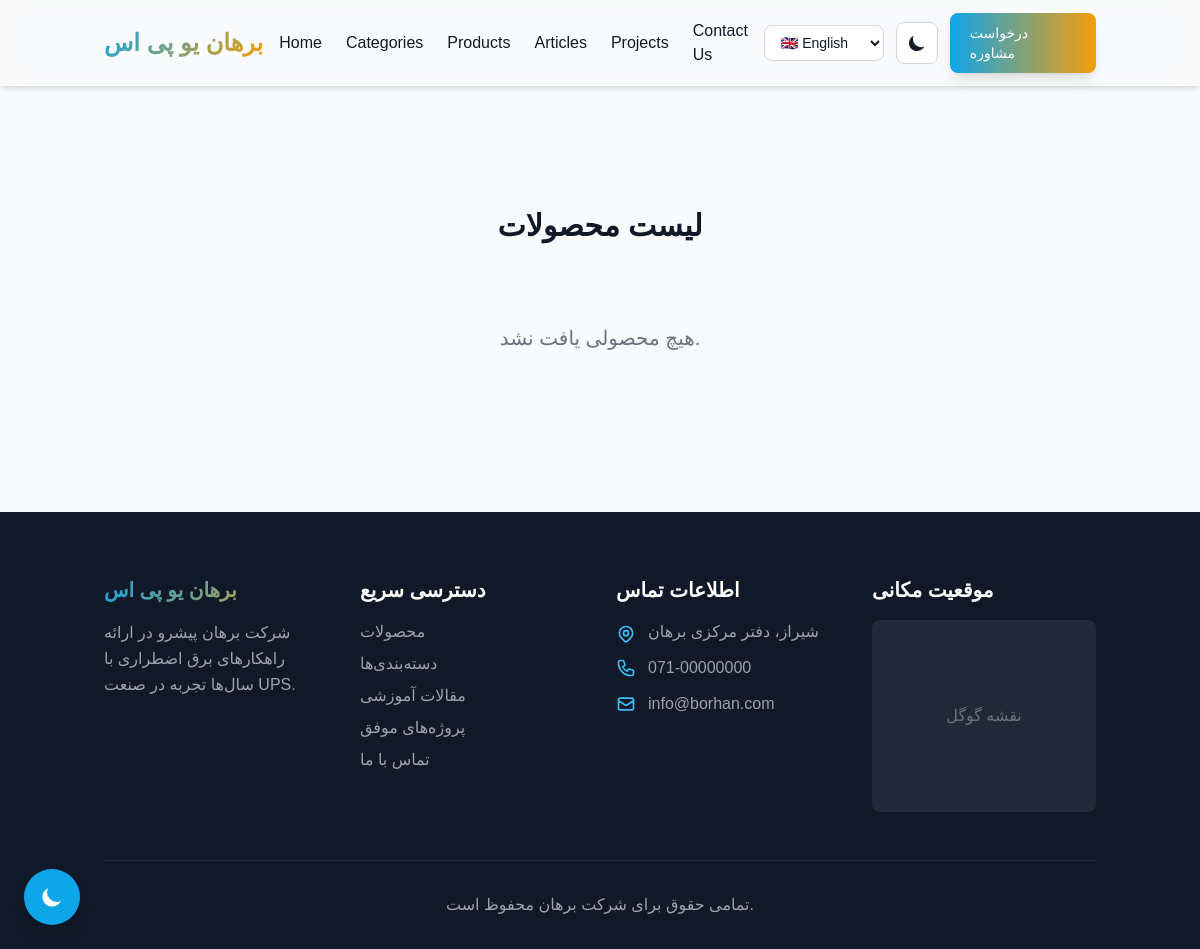
Screenshot of /products/ with the database file from the repository.
### main/models.py (models this page shows, shortened)
class TimeStampedModel(models.Model):
    created_at = models.DateTimeField(auto_now_add=True, verbose_name=_("تاریخ ایجاد"))
    updated_at = models.DateTimeField(auto_now=True, verbose_name=_("تاریخ بروزرسانی"))
    class Meta:
        abstract = True

class StaticText(TimeStampedModel):
    key = models.CharField(max_length=255, unique=True, verbose_name=_("کلید متن"))
    description = models.CharField(max_length=500, blank=True, verbose_name=_("توضیحات"))
    text_fa = models.TextField(blank=True, null=True, verbose_name="فارسی")
    text_en = models.TextField(blank=True, null=True, verbose_name="English")
    text_ar = models.TextField(blank=True, null=True, verbose_name="العربية")
    text_ru = models.TextField(blank=True, null=True, verbose_name="Русский")
    default_text = models.TextField(blank=True, null=True, verbose_name=_("متن پیش‌فرض"))
    objects = StaticTextManager()
    class Meta:
        verbose_name = _("متن ثابت")
        verbose_name_plural = _("متون ثابت (ترجمه خودکار)")
        ordering = ['key']
    @classmethod
    def get_text(cls, key, lang_code):
        try:
            obj = cls.objects.get(key=key)
            field_map = {
                'fa': 'text_fa',
                'en': 'text_en',
                'ar': 'text_ar',
                'ru': 'text_ru',
            }
            field_name = field_map.get(lang_code, 'default_text')
            text = getattr(obj, field_name, None)
            if text:
                return text
            return obj.default_text or key
        except cls.DoesNotExist:
            return key

### main/views.py (the view)
# urls.py: path('products/', product_list_view, name='product_list'),
def product_list_view(request):
    from django.utils.translation import get_language
    products = Product.objects.filter(is_in_stock=True).select_related('currency')
    current_lang = request.GET.get('lang') or request.session.get('language') or get_language() or 'fa'
    lang_map = {
        'fa-ir': 'fa',
        'en-us': 'en',
        'ar': 'ar',
        'ru': 'ru',
        'fa': 'fa',
        'en': 'en',
    }
    current_lang = lang_map.get(current_lang.lower(), 'fa')
    request.session['language'] = current_lang
    context = {
        'products': products,
        'current_lang': current_lang,
    }
    return render(request, 'main/product_list.html', context)

### main/context_processors.py (called while the page is built)
def get_text_by_key(key, lang='fa'):
    try:
        translation = PageTranslation.objects.get(key=key)
        field_name = f'text_{lang}'
        text = getattr(translation, field_name, None)
        if not text and lang != 'fa':
            text = getattr(translation, 'text_fa', '')
        return text or ''
    except PageTranslation.DoesNotExist:
        try:
            static = StaticText.objects.get(key=key)
            field_name = f'text_{lang}'
            text = getattr(static, field_name, None)
            if not text and lang != 'fa':
                text = getattr(static, 'text_fa', '')
            return text or static.default_text or key
        except StaticText.DoesNotExist:
            return ''

### main/templatetags/custom_filters.py (called while the page is built, shortened)
@register.simple_tag(takes_context=True)
def get_text(context, key):
    from django.utils.translation import get_language
    lang = context.get('current_lang', 'fa')
    if not lang:
        lang = get_language() or 'fa'
    lang_map = {
        'fa-ir': 'fa',
        'en-us': 'en',
        'en': 'en',
        'ar': 'ar',
        'ru': 'ru',
    }
    lang = lang_map.get(lang.lower(), 'fa')
    text = StaticText.get_text(key, lang)
    if text and text != key:
        return text

### main/templates/main/product_list.html (shortened to what this page needs)
{% extends 'base.html' %}
{% load static %}
{% block content %}
<div class="container mx-auto px-4 py-8 mt-24">
    <h1 class="text-3xl font-bold text-center mb-8">لیست محصولات</h1>
    <div class="grid grid-cols-1 md:grid-cols-3 lg:grid-cols-4 gap-6">
        {% for product in products %}
        <div class="bg-white rounded-lg shadow-md overflow-hidden border border-gray-100 transition-transform hover:-translate-y-1">
            <a href="{% url 'product_detail' product.slug %}">
                {% if product.main_image %}
                <img src="{{ product.main_image.url }}" alt="{{ product.name }}" class="w-full h-48 object-cover">
                {% else %}
                <div class="w-full h-48 bg-gray-200 flex items-center justify-center">
                    <span class="text-gray-400">بدون تصویر</span>
                </div>
                {% endif %}
            </a>
            <div class="p-4">
                <a href="{% url 'product_detail' product.slug %}">
                    <h3 class="text-lg font-bold text-gray-800 mb-2 hover:text-primary-600 transition-colors">{{ product.name }}</h3>
                </a>
                <p class="text-sm text-gray-600 mb-4 line-clamp-2">{{ product.short_description }}</p>
                <div class="flex justify-between items-center mt-auto">
                    {% if product.show_price and product.base_price > 0 %}
                    <span class="font-bold text-primary-600">{{ product.base_price }} {{ product.currency.symbol }}</span>
                    {% else %}
                    <span class="font-bold text-gray-500 text-sm">تماس بگیرید</span>
                    {% endif %}
                    <a href="{% url 'product_detail' product.slug %}" class="bg-primary-500 hover:bg-primary-600 text-white px-4 py-2 rounded text-sm transition-colors">مشاهده</a>
                </div>
            </div>
        </div>
        {% empty %}
        <div class="col-span-full text-center py-12">
            <p class="text-xl text-gray-500">هیچ محصولی یافت نشد.</p>
        </div>
        {% endfor %}
    </div>
</div>
{% endblock %}

### templates/base.html (shortened to what this page needs)
{% load static custom_filters i18n %}
<!DOCTYPE html>
<html lang="{{ current_lang|default:'fa' }}" dir="{% if current_lang == 'en' or current_lang == 'ru' %}ltr{% else %}rtl{% endif %}" class="scroll-smooth">
<head>
    <script src="https://cdn.tailwindcss.com"></script>
    <link href="https://cdn.jsdelivr.net/gh/rastikerdar/vazirmatn@v33.003/Vazirmatn-font-face.css" rel="stylesheet" type="text/css" />
    <link href="https://unpkg.com/aos@2.3.1/dist/aos.css" rel="stylesheet">
</head>
<body class="bg-gray-50 dark:bg-gray-900 text-gray-900 dark:text-gray-100 transition-colors duration-300">
    <button id="theme-toggle" class="fixed bottom-6 left-6 z-50 p-4 rounded-full bg-primary-500 dark:bg-primary-600 text-white shadow-lg hover:shadow-xl transform hover:scale-110 transition-all duration-300 animate-bounce-slow">
        <svg class="w-6 h-6 dark:hidden" fill="currentColor" viewBox="0 0 20 20">
            <path d="M17.293 13.293A8 8 0 016.707 2.707a8.001 8.001 0 1010.586 10.586z"/>
        </svg>
    </button>
    <header class="fixed top-0 left-0 right-0 z-40 glass shadow-md transition-all duration-300">
        <nav class="container mx-auto px-4 py-3">
            <div class="flex items-center justify-between gap-4">
                <a href="/" class="flex-shrink-0 flex items-center gap-3 group">
                    {% if settings.logo %}
                    <img src="{{ settings.logo.url }}" alt="{{ settings.site_name }}" class="h-10 md:h-12 w-auto transform group-hover:scale-105 transition-transform duration-300">
                    {% else %}
                    <div class="text-xl md:text-2xl font-bold gradient-text">{{ settings.site_name|default:'برهان یو پی اس' }}</div>
                    {% endif %}
                </a>
                <div class="hidden lg:flex items-center gap-6 flex-1 justify-center">
                    <a href="#hero" class="text-sm md:text-base hover:text-primary-500 transition-colors duration-300 relative group">
                        {% get_text 'home_menu_home' %}
                    </a>
                    <a href="#categories" class="text-sm md:text-base hover:text-primary-500 transition-colors duration-300 relative group">
                        {% get_text 'home_menu_categories' %}
                    </a>
                    <a href="#products" class="text-sm md:text-base hover:text-primary-500 transition-colors duration-300 relative group">
                        {% get_text 'home_menu_products' %}
                    </a>
                    <a href="#articles" class="text-sm md:text-base hover:text-primary-500 transition-colors duration-300 relative group">
                        {% get_text 'home_menu_articles' %}
                    </a>
                    <a href="#projects" class="text-sm md:text-base hover:text-primary-500 transition-colors duration-300 relative group">
                        {% get_text 'home_menu_projects' %}
                    </a>
                    <a href="#contact" class="text-sm md:text-base hover:text-primary-500 transition-colors duration-300 relative group">
                        {% get_text 'home_menu_contact' %}
                    </a>
                </div>
                <div class="flex items-center gap-2 md:gap-3">
                    <select id="language-selector" onchange="changeLanguage(this.value)" class="hidden md:block px-3 py-2 text-sm rounded-lg border border-gray-300 dark:border-gray-600 bg-white dark:bg-gray-800 text-gray-900 dark:text-gray-100 focus:outline-none focus:ring-2 focus:ring-primary-500 cursor-pointer hover:border-primary-500 transition-colors">
                        <option value="en" {% if current_lang == 'en' %}selected{% endif %}>🇬🇧 English</option>
                    </select>
                    <button id="header-theme-toggle" class="p-2.5 rounded-lg border border-gray-300 dark:border-gray-600 bg-white dark:bg-gray-800 text-gray-900 dark:text-gray-100 hover:bg-gray-100 dark:hover:bg-gray-700 hover:border-primary-500 transition-all duration-300" title="{% trans 'Toggle Theme' %}">
                        <svg class="w-5 h-5 dark:hidden" fill="currentColor" viewBox="0 0 20 20">
                            <path d="M17.293 13.293A8 8 0 016.707 2.707a8.001 8.001 0 1010.586 10.586z"/>
                        </svg>
                    </button>
                    <a href="{{ settings.cta_link|default:'#consultation' }}" class="hidden md:inline-block px-5 py-2.5 bg-gradient-to-r from-primary-500 to-accent-500 text-white text-sm font-medium rounded-lg shadow-lg hover:shadow-xl transform hover:-translate-y-0.5 transition-all duration-300">
                        {{ settings.cta_text|default:'درخواست مشاوره' }}
                    </a>
                </div>
            </div>
        </nav>
    </header>
    <main class="pt-20">
        {% block content %}{% endblock %}
    </main>
    <footer class="bg-gray-900 dark:bg-gray-950 text-white pt-16 pb-8 mt-20">
        <div class="container mx-auto px-4">
            <div class="grid grid-cols-1 md:grid-cols-2 lg:grid-cols-4 gap-8 mb-12">
                <div data-aos="fade-up" data-aos-delay="0">
                    <h3 class="text-xl font-bold mb-4 gradient-text">{{ settings.site_name|default:'برهان یو پی اس' }}</h3>
                    <p class="text-gray-400 leading-relaxed">{{ settings.about_summary|default:'شرکت برهان پیشرو در ارائه راهکارهای برق اضطراری با سال‌ها تجربه در صنعت UPS.' }}</p>
                </div>
                <div data-aos="fade-up" data-aos-delay="100">
                    <h3 class="text-xl font-bold mb-4">دسترسی سریع</h3>
                    <ul class="space-y-2">
                        <li><a href="#products" class="text-gray-400 hover:text-primary-400 transition-colors">محصولات</a></li>
                        <li><a href="#categories" class="text-gray-400 hover:text-primary-400 transition-colors">دسته‌بندی‌ها</a></li>
                        <li><a href="#articles" class="text-gray-400 hover:text-primary-400 transition-colors">مقالات آموزشی</a></li>
                        <li><a href="#projects" class="text-gray-400 hover:text-primary-400 transition-colors">پروژه‌های موفق</a></li>
                        <li><a href="#contact" class="text-gray-400 hover:text-primary-400 transition-colors">تماس با ما</a></li>
                    </ul>
                </div>
                <div data-aos="fade-up" data-aos-delay="200">
                    <h3 class="text-xl font-bold mb-4">اطلاعات تماس</h3>
                    <ul class="space-y-3">
                        <li class="flex items-start gap-3">
                            <span class="text-gray-400">{{ settings.address|default:'شیراز، دفتر مرکزی برهان' }}</span>
                        </li>
                        <li class="flex items-center gap-3">
                            <span class="text-gray-400">{{ settings.phone|default:'071-00000000' }}</span>
                        </li>
                        <li class="flex items-center gap-3">
                            <svg class="w-5 h-5 text-primary-400" fill="none" stroke="currentColor" viewBox="0 0 24 24">
                                <path stroke-linecap="round" stroke-linejoin="round" stroke-width="2" d="M3 8l7.89 5.26a2 2 0 002.22 0L21 8M5 19h14a2 2 0 002-2V7a2 2 0 00-2-2H5a2 2 0 00-2 2v10a2 2 0 002 2z"/>
                            </svg>
                            <span class="text-gray-400">{{ settings.email|default:'info@borhan.com' }}</span>
                        </li>
                    </ul>
                </div>
                <div data-aos="fade-up" data-aos-delay="300">
                    <h3 class="text-xl font-bold mb-4">موقعیت مکانی</h3>
                    {% if settings.map_iframe %}
                    <div class="rounded-lg overflow-hidden h-48">
                        {{ settings.map_iframe|safe }}
                    </div>
                    {% else %}
                    <div class="bg-gray-800 rounded-lg h-48 flex items-center justify-center">
                        <span class="text-gray-500">نقشه گوگل</span>
                    </div>
                    {% endif %}
                </div>
            </div>
            <div class="border-t border-gray-800 pt-8 text-center">
                <p class="text-gray-400">{{ settings.footer_copy_right|default:'تمامی حقوق برای شرکت برهان محفوظ است.' }}</p>
            </div>
        </div>
    </footer>
</body>
</html>

### rows the page displays
StaticText: text_en "Home"
StaticText: text_en "Categories"
StaticText: text_en "Products"
StaticText: text_en "Articles"
StaticText: text_en "Projects"
StaticText: text_en "Contact Us"

### other values shown
{{ settings.site_name|default:'برهان یو پی اس' }} "برهان یو پی اس"
{{ settings.cta_text|default:'درخواست مشاوره' }} "درخواست مشاوره"
{{ settings.address|default:'شیراز، دفتر مرکزی برهان' }} "شیراز، دفتر مرکزی برهان"
{{ settings.phone|default:'071-00000000' }} "071-00000000"
{{ settings.email|default:'info@borhan.com' }} "info@borhan.com"
